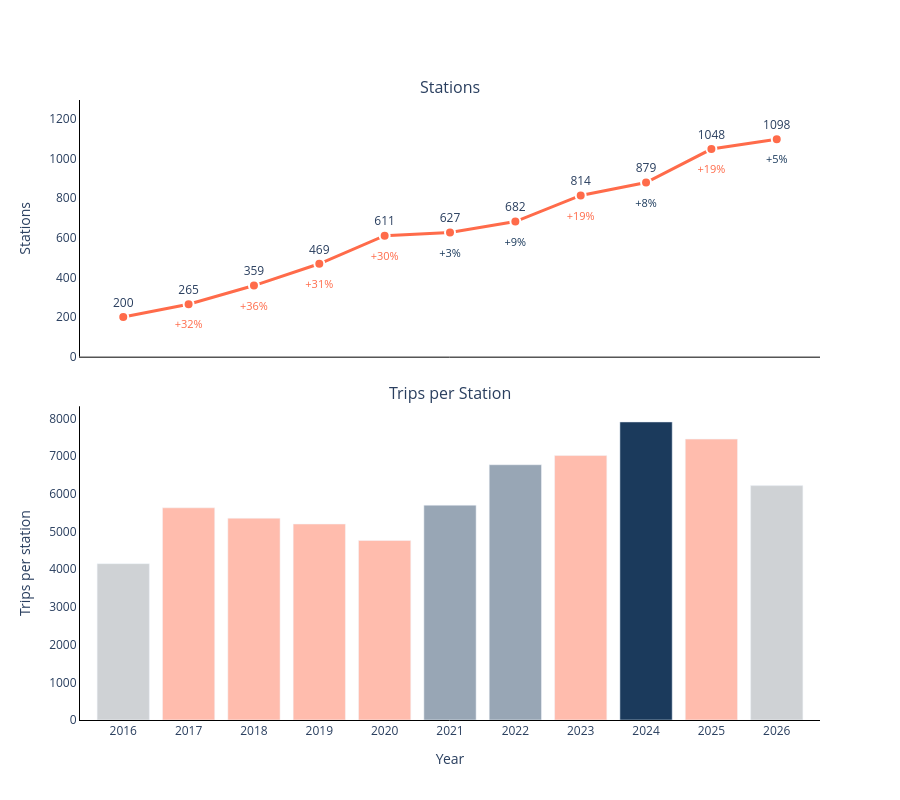

Notebook code for this chart:
### Code cell
fig_stacked = make_subplots(
    rows=2, cols=1,
    shared_xaxes=True,
    vertical_spacing=0.08,
    row_heights=[0.45, 0.55],
    subplot_titles=('Stations', 'Trips per Station'),
)

stations_count_labels = [f"{v}" for v in trips_per_station['stations']]
stations_pct_labels = [
    '' if pd.isna(p) else f"{p:+.0%}"
    for p in trips_per_station['yoy_fleet_pct_change']
]
# below 10% YoY growth reads as a slowdown (navy); 10%+ as healthy growth (orange) -
# warm/cool rather than red/green, which is one of the least colorblind-safe
# pairings
stations_pct_colors = [
    '#888888' if pd.isna(p) else ('#1B3A5C' if p < 0.10 else '#FF6B4A')
    for p in trips_per_station['yoy_fleet_pct_change']
]

yoy_hover = [
    '' if pd.isna(v) else f"<br><b>YoY change:</b> {v:+.0f}"
    for v in trips_per_station['yoy_fleet_change']
]

fig_stacked.add_trace(go.Scatter(
    x=trips_per_station['year'],
    y=trips_per_station['stations'],
    mode='lines+markers+text',
    text=stations_count_labels,
    textposition='top center',
    cliponaxis=False,
    line=dict(color='#FF6B4A', width=3),
    marker=dict(color='#FF6B4A', size=10, line=dict(color='white', width=2)),
    customdata=yoy_hover,
    hovertemplate='<b>Year:</b> %{x}<br><b>Value:</b> %{y:,.0f}%{customdata}<extra></extra>',
), row=1, col=1)

pct_offset = (trips_per_station['stations'].max() - trips_per_station['stations'].min()) * 0.09

fig_stacked.add_trace(go.Scatter(
    x=trips_per_station['year'],
    y=trips_per_station['stations'] - pct_offset,
    mode='text',
    text=stations_pct_labels,
    textposition='bottom center',
    cliponaxis=False,
    textfont=dict(color=stations_pct_colors, size=11),
    hoverinfo='skip',
    showlegend=False,
), row=1, col=1)

# orange = expansion year (fleet grew 10%+, same threshold as the Stations panel)
# that likely diluted demand; navy = a slower/absorption year where trips per
# station had room to recover. warm/cool rather than red/green, which is one of
# the least colorblind-safe pairings
bar_colors = [
    '#B0B5BA' if y in (2016, 2026) else ('#FF6B4A' if p >= 0.10 else '#1B3A5C')
    for y, p in zip(trips_per_station['year'], trips_per_station['yoy_fleet_pct_change'])
]

cycle_stage = [
    'Incomplete year' if y in (2016, 2026) else (
        'Expansion — fleet growing fast' if p >= 0.10 else 'Absorption — demand catching up'
    )
    for y, p in zip(trips_per_station['year'], trips_per_station['yoy_fleet_pct_change'])
]
bar_opacities = [1.0 if y == 2024 else (0.6 if y in (2016, 2026) else 0.45) for y in trips_per_station['year']]

fig_stacked.add_trace(go.Bar(
    x=trips_per_station['year'],
    y=trips_per_station['trips_per_station'],
    marker=dict(color=bar_colors, opacity=bar_opacities),
    customdata=cycle_stage,
    hovertemplate='<b>Year:</b> %{x}<br><b>Value:</b> %{y:,.0f}<br><b>Stage:</b> %{customdata}<extra></extra>',
), row=2, col=1)

fig_stacked.update_layout(
    # title=dict(text='Stations and Trips per Station, by Year', x=0.5),
    showlegend=False,
    hoverlabel=dict(bgcolor='#FFF8E7', bordercolor='#D9A440', font=dict(color='#1a1a1a', size=13)),
    plot_bgcolor='white',
    paper_bgcolor='white',
    autosize=True,
    height=800,
    margin=dict(t=100),
)

fig_stacked.update_xaxes(showgrid=False, showline=True, linecolor='black', tickmode='array', tickvals=trips_per_station['year'], row=1, col=1)
fig_stacked.update_xaxes(title='Year', showgrid=False, showline=True, linecolor='black', tickmode='array', tickvals=trips_per_station['year'], row=2, col=1)
fig_stacked.update_yaxes(title='Stations', showgrid=False, showline=True, linecolor='black', range=[0, trips_per_station['stations'].max() * 1.18], row=1, col=1)
fig_stacked.update_yaxes(title='Trips per station', showgrid=False, showline=True, linecolor='black', row=2, col=1)

fig_stacked.write_html(
    'stations_trips_per_station_chart.html',
    include_plotlyjs='cdn',
    full_html=True,
    default_width='100%',
    default_height='100%',
    config={'responsive': True},
)

fig_stacked

### Figure 1 — Plotly figure (JSON) as saved in the notebook; plotly's stock layout.template omitted (floating-point values rounded to 4 significant figures)
{"data": [{"cliponaxis": false, "customdata": ["", "<br><b>YoY change:</b> +65", "<br><b>YoY change:</b> +94", "<br><b>YoY change:</b> +110", "<br><b>YoY change:</b> +142", "<br><b>YoY change:</b> +16", "<br><b>YoY change:</b> +55", "<br><b>YoY change:</b> +132", "<br><b>YoY change:</b> +65", "<br><b>YoY change:</b> +169", "<br><b>YoY change:</b> +50"], "hovertemplate": "<b>Year:</b> %{x}<br><b>Value:</b> %{y:,.0f}%{customdata}<extra></extra>", "line": {"color": "#FF6B4A", "width": 3}, "marker": {"color": "#FF6B4A", "line": {"color": "white", "width": 2}, "size": 10}, "mode": "lines+markers+text", "text": ["200", "265", "359", "469", "611", "627", "682", "814", "879", "1048", "1098"], "textposition": "top center", "type": "scatter", "x": [2016, 2017, 2018, 2019, 2020, 2021, 2022, 2023, 2024, 2025, 2026], "xaxis": "x", "y": [200, 265, 359, 469, 611, 627, 682, 814, 879, 1048, 1098], "yaxis": "y"}, {"cliponaxis": false, "hoverinfo": "skip", "mode": "text", "showlegend": false, "text": ["", "+32%", "+36%", "+31%", "+30%", "+3%", "+9%", "+19%", "+8%", "+19%", "+5%"], "textfont": {"color": ["#888888", "#FF6B4A", "#FF6B4A", "#FF6B4A", "#FF6B4A", "#1B3A5C", "#1B3A5C", "#FF6B4A", "#1B3A5C", "#FF6B4A", "#1B3A5C"], "size": 11}, "textposition": "bottom center", "type": "scatter", "x": [2016, 2017, 2018, 2019, 2020, 2021, 2022, 2023, 2024, 2025, 2026], "xaxis": "x", "y": [119.2, 184.2, 278.2, 388.2, 530.2, 546.2, 601.2, 733.2, 798.2, 967.2, 1017.0], "yaxis": "y"}, {"customdata": ["Incomplete year", "Expansion — fleet growing fast", "Expansion — fleet growing fast", "Expansion — fleet growing fast", "Expansion — fleet growing fast", "Absorption — demand catching up", "Absorption — demand catching up", "Expansion — fleet growing fast", "Absorption — demand catching up", "Expansion — fleet growing fast", "Incomplete year"], "hovertemplate": "<b>Year:</b> %{x}<br><b>Value:</b> %{y:,.0f}<br><b>Stage:</b> %{customdata}<extra></extra>", "marker": {"color": ["#B0B5BA", "#FF6B4A", "#FF6B4A", "#FF6B4A", "#FF6B4A", "#1B3A5C", "#1B3A5C", "#FF6B4A", "#1B3A5C", "#FF6B4A", "#B0B5BA"], "opacity": [0.6, 0.45, 0.45, 0.45, 0.45, 0.45, 0.45, 0.45, 1, 0.45, 0.6]}, "type": "bar", "x": [2016, 2017, 2018, 2019, 2020, 2021, 2022, 2023, 2024, 2025, 2026], "xaxis": "x2", "y": [4150.0, 5632.0, 5356.0, 5202.0, 4765.0, 5702.0, 6775.0, 7019.0, 7910.0, 7455.0, 6221.0], "yaxis": "y2"}], "layout": {"annotations": [{"font": {"size": 16}, "showarrow": false, "text": "Stations", "x": 0.5, "xanchor": "center", "xref": "paper", "y": 1, "yanchor": "bottom", "yref": "paper"}, {"font": {"size": 16}, "showarrow": false, "text": "Trips per Station", "x": 0.5, "xanchor": "center", "xref": "paper", "y": 0.506, "yanchor": "bottom", "yref": "paper"}], "autosize": true, "height": 800, "hoverlabel": {"bgcolor": "#FFF8E7", "bordercolor": "#D9A440", "font": {"color": "#1a1a1a", "size": 13}}, "margin": {"t": 100}, "paper_bgcolor": "white", "plot_bgcolor": "white", "showlegend": false, "xaxis": {"anchor": "y", "domain": [0, 1], "linecolor": "black", "matches": "x2", "showgrid": false, "showline": true, "showticklabels": false, "tickmode": "array", "tickvals": [2016, 2017, 2018, 2019, 2020, 2021, 2022, 2023, 2024, 2025, 2026]}, "xaxis2": {"anchor": "y2", "domain": [0, 1], "linecolor": "black", "showgrid": false, "showline": true, "tickmode": "array", "tickvals": [2016, 2017, 2018, 2019, 2020, 2021, 2022, 2023, 2024, 2025, 2026], "title": {"text": "Year"}}, "yaxis": {"anchor": "x", "domain": [0.586, 1], "linecolor": "black", "range": [0, 1296.0], "showgrid": false, "showline": true, "title": {"text": "Stations"}}, "yaxis2": {"anchor": "x2", "domain": [0, 0.506], "linecolor": "black", "showgrid": false, "showline": true, "title": {"text": "Trips per station"}}}}
